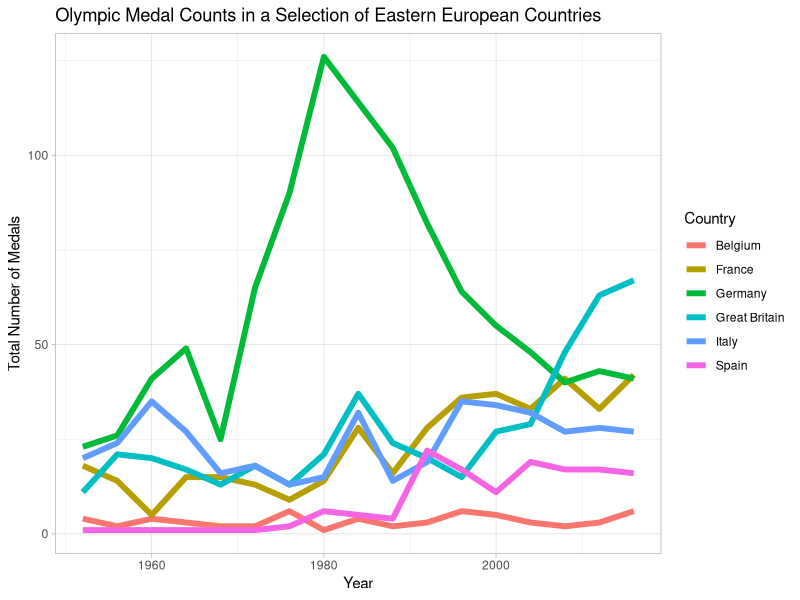

Reproduce this figure in R.
## ---- chunk 1
knitr::opts_chunk$set(error=FALSE,warning=FALSE,message = FALSE)
## ---- chunk 2
library(tidyverse)
## ---- chunk 3
ChickWeight %>%
  as_tibble() %>%
  spread(key = 'Time', value = 'weight') %>%
  rename_at(3:14, ~paste0('Day ', .)) %>%
  head()
## ---- chunk 4
ChickWeight %>%
  as_tibble() %>%
  head()
## ---- chunk 5
ChickWeight %>%
  as_tibble() %>%
  unite("Weight/Time", weight, Time, sep = '/') %>%
  head()
## ---- chunk 6
WorldPhones %>% 
  as_tibble() %>%
  mutate(Year = c(1951, 1956:1961)) %>%
  select(Year, everything())
## ---- chunk 7
WorldPhones %>% 
  as_tibble() %>%
  mutate(Year = c(1951, 1956:1961)) %>%
  select(Year, everything()) %>%
  gather(key = 'Country', value = 'Number of Phones', N.Amer:Mid.Amer) %>%
  head(n = 10)
## ---- chunk 8
stocks <- tibble(
  year = c(2015, 2015, 2016, 2016),
  half = c(1, 2, 1, 2),
  return = c(1.88, 0.59, 0.92, 0.17)
)
stocks %>%
  spread(year, return) %>%
  gather("year", "return", `2015`, `2016`)
## ---- chunk 9
people <- tribble(
  ~name,             ~key,    ~value,
  #-----------------|--------|------
  "Phillip Woods",   "age",       45,
  "Phillip Woods",   "height",   186,
  "Phillip Woods",   "age",       50,
  "Jessica Cordero", "age",       37,
  "Jessica Cordero", "height",   156
)
## ---- chunk 10
preg <- tribble(
  ~pregnant, ~male, ~female,
  "yes",     NA,    10,
  "no",      20,    12
)
## ---- chunk 11
tibble(x = c("a,b,c", "d,e,f,g", "h,i,j")) %>% 
  separate(x, c("one", "two", "three"))

tibble(x = c("a,b,c", "d,e", "f,g,i")) %>% 
  separate(x, c("one", "two", "three"))
## ---- chunk 12
read_csv("data/olympics.csv", col_types = cols()) %>%
  group_by(Team, Year, Medal) %>%
  summarise(Count = n()) %>%
  spread(Medal, Count) %>%
  mutate(Total = sum(Bronze, Silver, Gold, na.rm = TRUE)) %>%
  ggplot(aes(x = Year, y = Total, col = Team)) +
    geom_line(size = 2) +
    theme_light() +
    labs(y = "Total Number of Medals",
         title = "Olympic Medal Counts in a Selection of Eastern European Countries",
         col = "Country")
